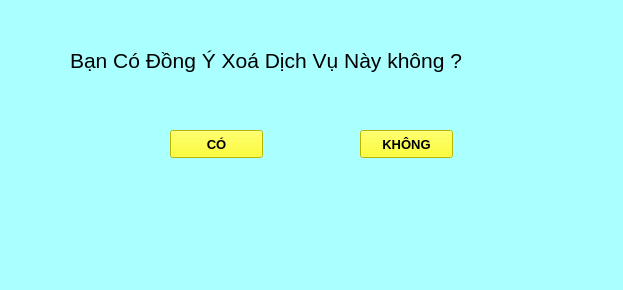
<?xml version="1.0" encoding="UTF-8"?>
<ui version="4.0">
 <class>MainWindow</class>
 <widget class="QMainWindow" name="MainWindow">
  <property name="geometry">
   <rect>
    <x>0</x>
    <y>0</y>
    <width>623</width>
    <height>290</height>
   </rect>
  </property>
  <property name="windowTitle">
   <string>MainWindow</string>
  </property>
  <property name="styleSheet">
   <string notr="true">background-color: rgb(170, 255, 255);</string>
  </property>
  <widget class="QWidget" name="centralwidget">
   <widget class="QLabel" name="label">
    <property name="geometry">
     <rect>
      <x>70</x>
      <y>20</y>
      <width>501</width>
      <height>81</height>
     </rect>
    </property>
    <property name="font">
     <font>
      <pointsize>16</pointsize>
     </font>
    </property>
    <property name="text">
     <string>Bạn Có Đồng Ý Xoá Dịch Vụ Này không ?</string>
    </property>
   </widget>
   <widget class="QPushButton" name="pushButton">
    <property name="geometry">
     <rect>
      <x>170</x>
      <y>130</y>
      <width>93</width>
      <height>28</height>
     </rect>
    </property>
    <property name="font">
     <font>
      <pointsize>10</pointsize>
      <weight>75</weight>
      <bold>true</bold>
     </font>
    </property>
    <property name="styleSheet">
     <string notr="true">background-color: rgb(255, 255, 0);</string>
    </property>
    <property name="text">
     <string>CÓ</string>
    </property>
   </widget>
   <widget class="QPushButton" name="pushButton_2">
    <property name="geometry">
     <rect>
      <x>360</x>
      <y>130</y>
      <width>93</width>
      <height>28</height>
     </rect>
    </property>
    <property name="font">
     <font>
      <pointsize>10</pointsize>
      <weight>75</weight>
      <bold>true</bold>
     </font>
    </property>
    <property name="styleSheet">
     <string notr="true">background-color: rgb(255, 255, 0);</string>
    </property>
    <property name="text">
     <string>KHÔNG</string>
    </property>
   </widget>
  </widget>
  <widget class="QMenuBar" name="menubar">
   <property name="geometry">
    <rect>
     <x>0</x>
     <y>0</y>
     <width>623</width>
     <height>26</height>
    </rect>
   </property>
  </widget>
  <widget class="QStatusBar" name="statusbar"/>
 </widget>
 <resources/>
 <connections/>
</ui>
